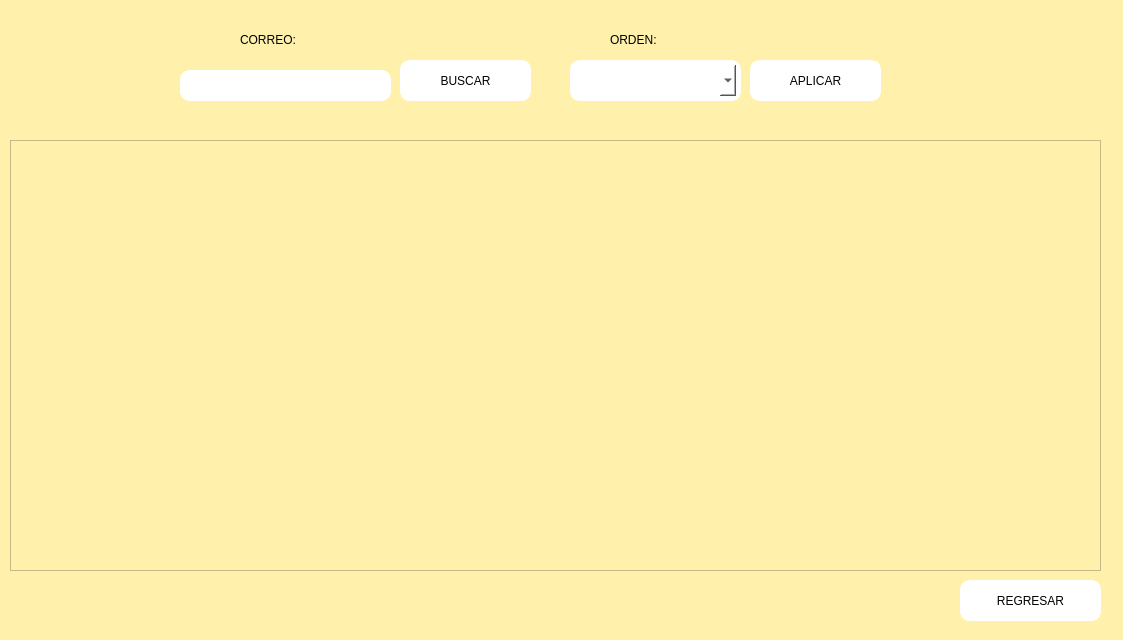
<?xml version="1.0" encoding="UTF-8"?>
<ui version="4.0">
 <class>BuscarAdmin</class>
 <widget class="QMainWindow" name="BuscarAdmin">
  <property name="geometry">
   <rect>
    <x>0</x>
    <y>0</y>
    <width>1123</width>
    <height>640</height>
   </rect>
  </property>
  <property name="windowTitle">
   <string>MainWindow</string>
  </property>
  <property name="styleSheet">
   <string notr="true">background-color: rgb(255, 241, 172)</string>
  </property>
  <widget class="QWidget" name="centralwidget">
   <widget class="QLabel" name="label_3">
    <property name="geometry">
     <rect>
      <x>610</x>
      <y>30</y>
      <width>91</width>
      <height>20</height>
     </rect>
    </property>
    <property name="styleSheet">
     <string notr="true">font: 600 14pt &quot;Segoe UI Semibold&quot;;</string>
    </property>
    <property name="text">
     <string>ORDEN:</string>
    </property>
   </widget>
   <widget class="QPushButton" name="btnBuscar">
    <property name="geometry">
     <rect>
      <x>400</x>
      <y>60</y>
      <width>131</width>
      <height>41</height>
     </rect>
    </property>
    <property name="cursor">
     <cursorShape>PointingHandCursor</cursorShape>
    </property>
    <property name="styleSheet">
     <string notr="true">font: 900 10pt &quot;Segoe UI Black&quot;;
border: 5px solid white;
background-color: rgb(255, 255, 255);
border-radius: 10px;</string>
    </property>
    <property name="text">
     <string>BUSCAR</string>
    </property>
   </widget>
   <widget class="QLabel" name="label_5">
    <property name="geometry">
     <rect>
      <x>240</x>
      <y>30</y>
      <width>101</width>
      <height>20</height>
     </rect>
    </property>
    <property name="styleSheet">
     <string notr="true">font: 600 14pt &quot;Segoe UI Semibold&quot;;</string>
    </property>
    <property name="text">
     <string>CORREO:</string>
    </property>
   </widget>
   <widget class="QComboBox" name="cmbOrden">
    <property name="geometry">
     <rect>
      <x>570</x>
      <y>60</y>
      <width>171</width>
      <height>41</height>
     </rect>
    </property>
    <property name="styleSheet">
     <string notr="true">text-align: center;
font: 900 10pt &quot;Segoe UI Black&quot;;
border: 5px solid white;
background-color: rgb(255, 255, 255);
border-radius: 10px;
padding: 5px;
</string>
    </property>
    <item>
     <property name="text">
      <string/>
     </property>
    </item>
    <item>
     <property name="text">
      <string>PreOrden</string>
     </property>
    </item>
    <item>
     <property name="text">
      <string>PostOrden</string>
     </property>
    </item>
    <item>
     <property name="text">
      <string>InOrden</string>
     </property>
    </item>
   </widget>
   <widget class="QLineEdit" name="txtCorreo">
    <property name="geometry">
     <rect>
      <x>180</x>
      <y>70</y>
      <width>211</width>
      <height>31</height>
     </rect>
    </property>
    <property name="styleSheet">
     <string notr="true">font: 600 11pt &quot;Segoe UI Variable Display Semib&quot;;
border: 5px solid white;
background-color: rgb(255, 255, 255);
border-radius: 10px;</string>
    </property>
   </widget>
   <widget class="QPushButton" name="btnAplicar">
    <property name="geometry">
     <rect>
      <x>750</x>
      <y>60</y>
      <width>131</width>
      <height>41</height>
     </rect>
    </property>
    <property name="cursor">
     <cursorShape>PointingHandCursor</cursorShape>
    </property>
    <property name="styleSheet">
     <string notr="true">font: 900 10pt &quot;Segoe UI Black&quot;;
border: 5px solid white;
background-color: rgb(255, 255, 255);
border-radius: 10px;</string>
    </property>
    <property name="text">
     <string>APLICAR</string>
    </property>
   </widget>
   <widget class="QTableWidget" name="tlbUs">
    <property name="enabled">
     <bool>true</bool>
    </property>
    <property name="geometry">
     <rect>
      <x>10</x>
      <y>140</y>
      <width>1091</width>
      <height>431</height>
     </rect>
    </property>
   </widget>
   <widget class="QPushButton" name="pushButton_3">
    <property name="geometry">
     <rect>
      <x>960</x>
      <y>580</y>
      <width>141</width>
      <height>41</height>
     </rect>
    </property>
    <property name="cursor">
     <cursorShape>PointingHandCursor</cursorShape>
    </property>
    <property name="styleSheet">
     <string notr="true">font: 900 10pt &quot;Segoe UI Black&quot;;
border: 5px solid white;
background-color: rgb(255, 255, 255);
border-radius: 10px;
</string>
    </property>
    <property name="text">
     <string>REGRESAR</string>
    </property>
   </widget>
  </widget>
 </widget>
 <resources/>
 <connections/>
</ui>
